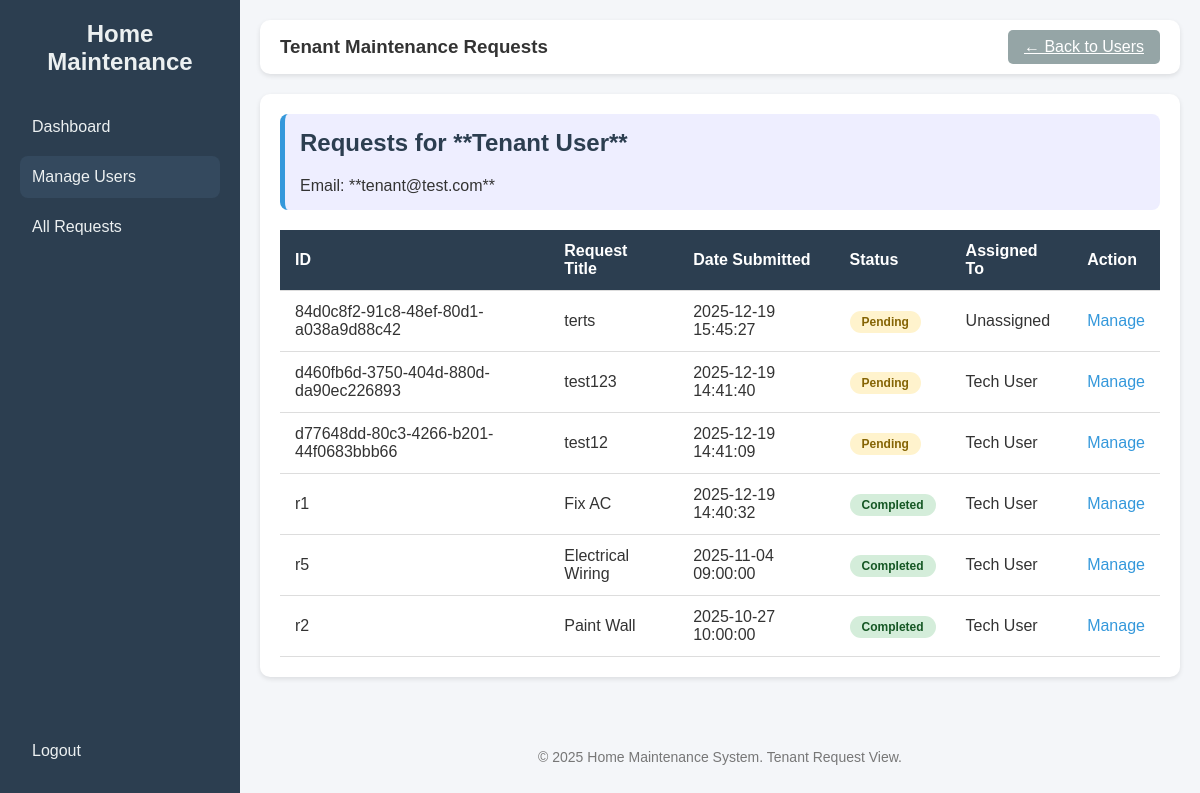
The app's page /admin/tenant_view/2 (signed in) with its own data.
### tables this page shows
CREATE TABLE users (
        id TEXT PRIMARY KEY,
        fname TEXT,
        lname TEXT,
        email TEXT UNIQUE,
        password TEXT,
        role TEXT,
        birth_date TEXT,
        gender TEXT
    );

CREATE TABLE requests (
        id TEXT PRIMARY KEY,
        title TEXT,
        description TEXT,
        status TEXT,
        assigned_to TEXT,
        date TEXT,
        user_id TEXT,
        FOREIGN KEY(user_id) REFERENCES users(id),
        FOREIGN KEY(assigned_to) REFERENCES users(id)
    );

### app.py (the view)
@app.route('/admin/tenant_view/<tenant_id>')
@Role_Authentication(["admin"])
def admin_view_tenant_requests(tenant_id):
    conn = get_db_connection()
    tenant = conn.execute("SELECT id, fname, lname, email FROM users WHERE id = ? AND role = 'tenant'", (tenant_id,)).fetchone()
    if not tenant:
        flash("Tenant not found or user is not a tenant.", 'error')
        conn.close()
        return redirect(url_for('admin_users'))
    total_requests = conn.execute(
        "SELECT COUNT(*) FROM requests WHERE user_id = ?", (tenant_id,)
    ).fetchone()[0]
    completed = conn.execute(
        "SELECT COUNT(*) FROM requests WHERE user_id = ? AND status='Completed'", (tenant_id,)
    ).fetchone()[0]
    in_progress = conn.execute(
        "SELECT COUNT(*) FROM requests WHERE user_id = ? AND status IN ('Pending', 'In Progress')", (tenant_id,)
    ).fetchone()[0]
    recent_requests_query = """
    SELECT r.id, r.title, r.status, r.date,
           u_tech.fname AS assigned_fname, u_tech.lname AS assigned_lname
    FROM requests r
    LEFT JOIN users u_tech ON r.assigned_to = u_tech.id
    WHERE r.user_id = ?
    ORDER BY r.date DESC
    LIMIT 10
"""
    recent_requests_data = conn.execute(recent_requests_query, (tenant_id,)).fetchall()
    conn.close()
    formatted_recent = []
    for req in recent_requests_data:
        assigned_to_name = f"{req['assigned_fname']} {req['assigned_lname']}" if req['assigned_fname'] else 'Unassigned'
        formatted_recent.append({
            'id': req['id'],
            'title': req['title'],
            'status': req['status'],
            'assigned_to': assigned_to_name,
            'date': req['date']
        })
    return render_template('admin_tenant_view.html',
                           tenant=tenant,
                           total_requests=total_requests,
                           completed=completed,
                           in_progress=in_progress,
                           recent=formatted_recent,
                           role=session.get('role'),
                           active_page='users')

### app.py (called while the page is built)
def get_db_connection():
    conn = sqlite3.connect(DB_NAME)
    conn.row_factory = sqlite3.Row
    return conn

def Role_Authentication(allowed_roles):
    def decorator(f):
        @wraps(f)
        def decorated_function(*args, **Kwargs):
            if 'role' not in session:
                flash('Access denied. Please log in.')
                return redirect(url_for("login"))
            if session['role'] not in allowed_roles:
                flash('Access denied. Insufficient privileges.')
                return redirect(url_for("dashboard"))
            return f(*args, **Kwargs)
        return decorated_function
    return decorator

### templates/admin_tenant_view.html (shortened to what this page needs)
<!DOCTYPE html>
<html lang="en">
<head>
</head>
<body>
    <div class="sidebar">
        <div>
            <h2>Home Maintenance</h2>
            <a href="{{ url_for('admin_dashboard') }}" class="{% if active_page == 'dashboard' %}active{% endif %}">Dashboard</a>
            <a href="{{ url_for('admin_users') }}" class="{% if active_page == 'users' %}active{% endif %}">Manage Users</a>
            <a href="{{ url_for('admin_all_requests') }}" class="{% if active_page == 'all_requests' %}active{% endif %}">All Requests</a>
        </div>
        <div>
            <a href="{{ url_for('logout') }}">Logout</a>
        </div>
    </div>
    <div class="main">
        <div class="top-bar">
            <h3>Tenant Maintenance Requests</h3>
            <a href="{{ url_for('admin_users') }}" class="logout-btn" style="background: #95a5a6;">← Back to Users</a>
        </div>
<div class="content-section">
    <div class="tenant-info">
        <h2>Requests for **{{ tenant.fname }} {{ tenant.lname }}**</h2>
        <p>Email: **{{ tenant.email }}**</p>
    </div>
    <table>
        <thead>
            <tr>
                <th>ID</th>
                <th>Request Title</th>
                <th>Date Submitted</th>
                <th>Status</th>
                <th>Assigned To</th>
                <th>Action</th>
            </tr>
        </thead>
        <tbody>
            {% for req in recent %}
            <tr>
                <td>{{ req.id }}</td>
                <td>{{ req.title }}</td>
                <td>{{ req.date }}</td>
                <td>
                    {% if req.status == 'Pending' %}
                        <span class="status-badge status-pending">Pending</span>
                    {% elif req.status == 'Completed' %}
                        <span class="status-badge status-completed">Completed</span>
                    {% elif req.status == 'In Progress' %}
                        <span class="status-badge status-in-progress">In Progress</span>
                    {% else %}
                        <span class="status-badge">{{ req.status }}</span>
                    {% endif %}
                </td>
                <td>{{ req.assigned_to }}</td>
                <td>
                    <a href="{{ url_for('admin_manage_request', request_id=req.id) }}" class="action-link">Manage</a>
                </td>
            </tr>
            {% else %}
            <tr>
                <td colspan="6">This tenant has not submitted any maintenance requests yet.</td>
            </tr>
            {% endfor %}
        </tbody>
    </table>
</div>
        <footer>
            <p>&copy; 2025 Home Maintenance System. Tenant Request View.</p>
        </footer>
    </div>
</body>
</html>

### templates/admin_tenant_view.html (style rules this page uses)
* { margin: 0; padding: 0; box-sizing: border-box; }
body { font-family: Arial, sans-serif; display: flex; background: #f4f6f9; min-height: 100vh; color: #333; }
.sidebar { width: 240px; background: #2c3e50; color: #fff; display: flex; flex-direction: column; justify-content: space-between; padding: 20px; }
.sidebar h2 { text-align: center; margin-bottom: 30px; color: #ecf0f1; }
.sidebar a { color: #ecf0f1; text-decoration: none; padding: 12px; border-radius: 8px; display: block; margin: 8px 0; transition: 0.3s; cursor: pointer; }
.sidebar a.active { background: #34495e; }
.main { flex: 1; display: flex; flex-direction: column; padding: 20px; }
.top-bar { display: flex; justify-content: space-between; align-items: center; background: #fff; padding: 10px 20px; border-radius: 10px; box-shadow: 0 2px 5px rgba(0,0,0,0.1); margin-bottom: 20px; }
.logout-btn { padding: 8px 16px; background: #e74c3c; color: white; border: none; border-radius: 5px; cursor: pointer; transition: 0.3s; }
.content-section { background: #fff; padding: 20px; border-radius: 10px; box-shadow: 0 2px 5px rgba(0,0,0,0.1); }
.content-section h2 { color: #2c3e50; margin-bottom: 20px; }
table { width: 100%; border-collapse: collapse; }
th, td { padding: 12px 15px; text-align: left; border-bottom: 1px solid #ddd; }
th { background: #2c3e50; color: #fff; font-weight: 600; }
.status-badge { padding: 4px 12px; border-radius: 12px; font-size: 12px; font-weight: bold; }
.status-pending { background: #fff3cd; color: #856404; }
.status-completed { background: #d4edda; color: #155724; }
.action-link { color: #3498db; text-decoration: none; font-weight: 500; }
footer { text-align: center; margin-top: auto; padding: 15px; font-size: 14px; color: #777; }
.tenant-info { background: #eef; padding: 15px; border-radius: 8px; margin-bottom: 20px; border-left: 5px solid #3498db; }

### records on screen
users: fname "Tenant", lname "User", email "tenant@test.com"
requests: id "84d0c8f2-91c8-48ef-80d1-a038a9d88c42", title "terts", date "2025-12-19 15:45:27", status "Pending", assigned_to "Unassigned"
requests: id "d460fb6d-3750-404d-880d-da90ec226893", title "test123", date "2025-12-19 14:41:40", status "Pending", assigned_to "Tech User"
requests: id "d77648dd-80c3-4266-b201-44f0683bbb66", title "test12", date "2025-12-19 14:41:09", status "Pending", assigned_to "Tech User"
requests: id "r1", title "Fix AC", date "2025-12-19 14:40:32", status "Completed", assigned_to "Tech User"
requests: id "r5", title "Electrical Wiring", date "2025-11-04 09:00:00", status "Completed", assigned_to "Tech User"
requests: id "r2", title "Paint Wall", date "2025-10-27 10:00:00", status "Completed", assigned_to "Tech User"
